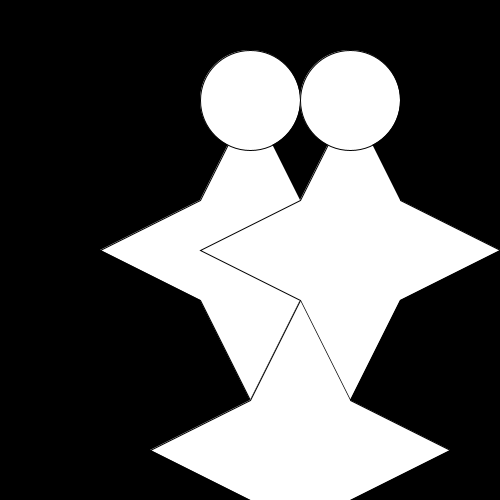
Frame 1 (no input)
Frame 60 (the mouse pressed at the canvas centre just before this capture): identical to frame 1, image omitted
Frame 120 (the mouse held since frame 60 and released just before this capture): identical to frame 1, image omitted

The Processing sketch that drew this single still picture (run headless with seeded random() and noise(); from frame 60 on, the mouse is pressed at the canvas centre):

// Processing sketch: partner_functions
// ── partner_functions.pde
//this creates the background
void setup () {
  size(500,500);
}
   
void draw() {
  background(000);
  //this is for a black background so that there are bright stars in the sky
star();
translate (100,0);
star();

translate(-100,0);

ball();


translate(100,0);


ball();

translate(-50,200);
star();
}
   
   //this creates that star shape
   void star() {
   beginShape();
     vertex(250,100);
  vertex(200,200);
  vertex(200,200);
  vertex(100,250);
  vertex(200,300);
  vertex(250,400);
  vertex(300,300);
  vertex(400,250);
  vertex(300,200);
  endShape();
   }
   
   
  void ball() {
circle(250,100,100);
}
